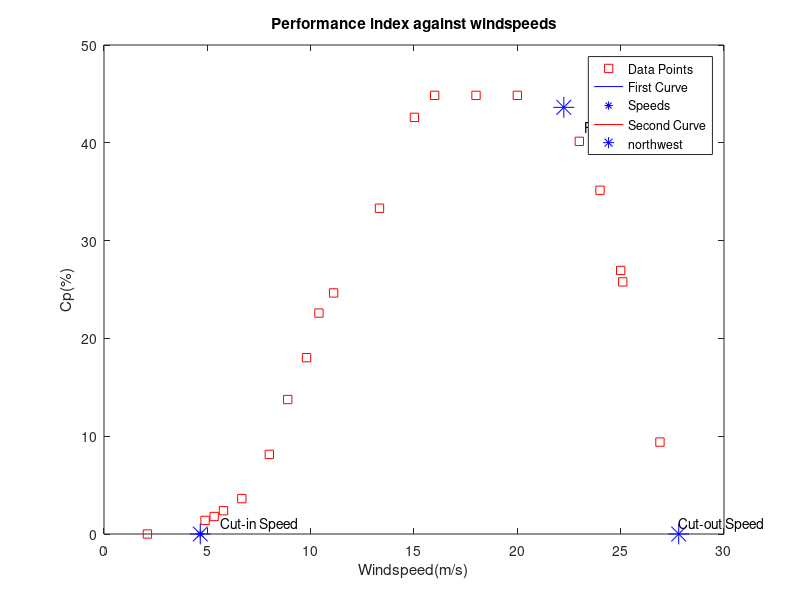

Write the MATLAB code that produced this figure.
% Q4

% Some code may already be provided below
% DO NOT clear, close or clc inside this script
% Apply good programming practices
%
% Name : Wee Jun Lin
% ID   : 32620861
% Date Modified : 27/9/2022

fprintf('\n Q4 \n\n')
%%
%Add your code here
data_file = importdata('performance_measures.txt').data;
windspeed = data_file(:,1);
cp = data_file(:,2); % performance index

%Print results

%You should have produced one figure window by the end of this task.
% plot 

figure(5)
plot(windspeed,cp,'rs')
xlabel('Windspeed(m/s)');ylabel('Cp(%)');
title('Performance index against windspeeds');
% find the max value of the cp, as it the point where the graph changes
% shape
[max_cp, max_index] = max(cp);
% find the curve coefficients to the order of 3
% https://docs.google.com/document/d/1EUvIt8yyEeO8o1UVZoXyOALQ3WBzCf6z/edit
p1 = polyfit(windspeed(1:max_index),cp(1:max_index),3);

% root estimating to find speeds
fy1 = @(x) p1(1)*x.^3 + p1(2)*x.^2 + p1(3)*x + p1(4);
Wc = fzero(fy1,3.6);
% 
xy1 = Wc: 1e-6 :windspeed(max_index);
y1 = polyval(p1,xy1);

hold on
plot(xy1,y1,'b-') % plot the first curve

hold on
plot(Wc,fy1(Wc),'b*') % plot root

p2 = polyfit(windspeed(15:end),cp(15:end),3); % index 15 since its the first point to change

% root estimating to find speeds
fy2 = @(x) p2(1)*x.^3 + p2(2)*x.^2 + p2(3)*x + p2(4);
% find cut out speed
Wcut = fzero(fy2,26);
 
xy2 = windspeed(16): 1e-6 :Wcut;

y2 = polyval(p2,xy2);

% find furling speed
% new eqn minus the max of second eqn
fy3 = @(x) polyval(p1,x) - max(polyval(p2,xy2));
Wf = fzero(fy3,21);

xy2_2 = Wf:1e-6:Wcut; % create vector starting from furling speed to end
hold on
plot(xy2_2,fy2(xy2_2),'r-') % plot the second curve

hold on
plot(Wc,fy1(Wc),'b*','markersize',15) % plot root
text(Wc+1,fy1(Wc)+1, "Cut-in Speed", 'Fontsize', 10)

hold on 
plot(Wf,fy2(Wf),'b*','markersize',15) % plot root
text(Wf+1,fy1(Wf)+1, "Furling Speed", 'Fontsize', 10)

hold on 
plot(Wcut,fy2(Wcut),'b*','markersize',15) % plot root
text(Wcut,fy2(Wcut)+1, "Cut-out Speed", 'Fontsize', 10)
legend("Data Points","First Curve","Speeds","Second Curve",Location="northwest")




